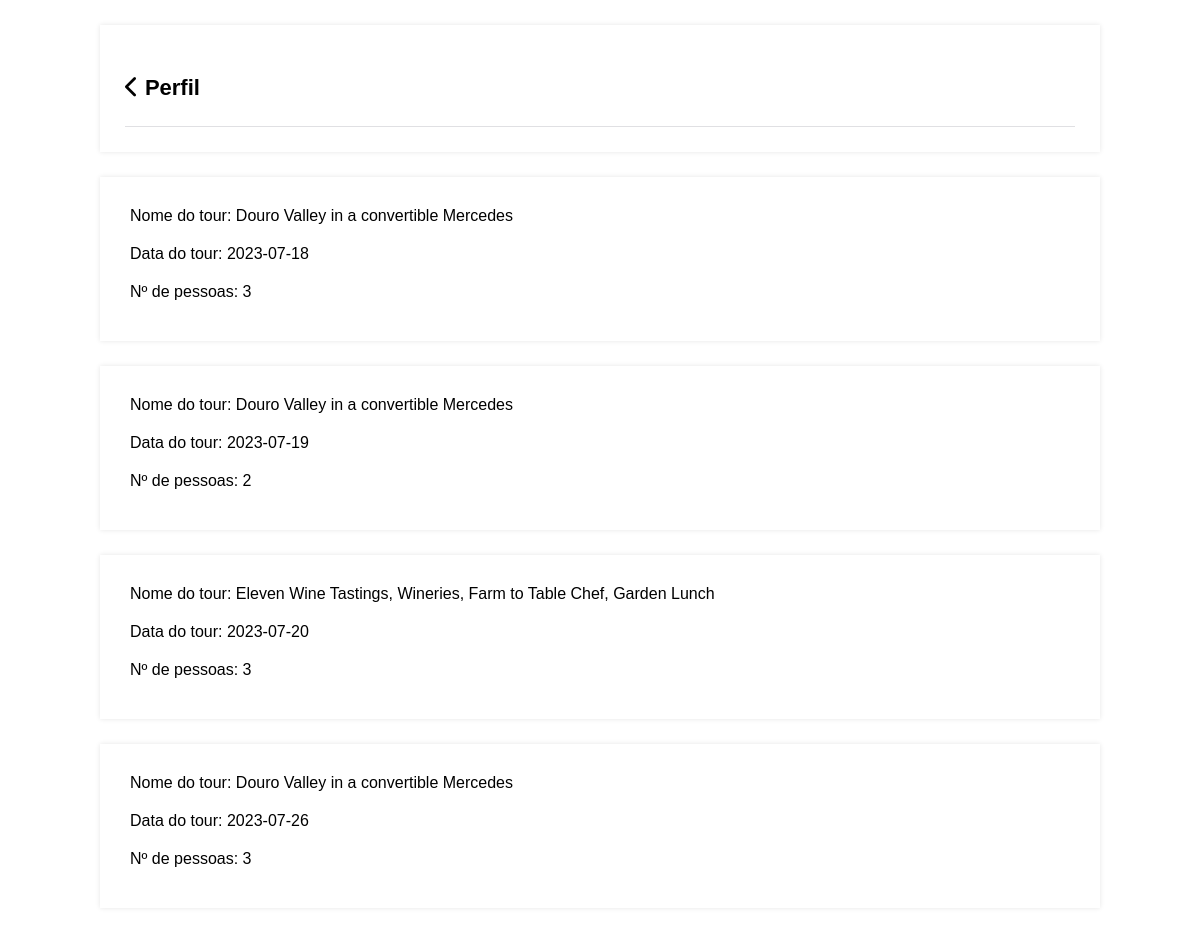
The app's page /client/account/appointments/index.php (signed in) with its own data.
### tables this page shows
CREATE TABLE IF NOT EXISTS `appointment` (
  `id` int(11) NOT NULL,
  `id_user` int(11) NOT NULL,
  `id_tour` int(11) NOT NULL,
  `start` date NOT NULL COMMENT 'Dia da marcação.',
  `book_date` datetime DEFAULT current_timestamp() COMMENT 'Data em q foi feita a marcação',
  `payment_date` datetime DEFAULT current_timestamp() COMMENT 'Data em q foi realizado o pagamento.',
  `cancel_date` datetime DEFAULT NULL COMMENT 'Data em q foi cancelado ( se for )',
  `reason` varchar(255) DEFAULT NULL COMMENT 'Motivo do cancelamento',
  `discount` int(11) DEFAULT NULL,
  `number_people` int(11) DEFAULT NULL,
  PRIMARY KEY (`id_user`,`id_tour`,`start`,`id`),
  KEY `FK_marcacao_tour` (`id_tour`),
  CONSTRAINT `FK_marcacao_tour` FOREIGN KEY (`id_tour`) REFERENCES `tour` (`id`) ON DELETE NO ACTION ON UPDATE NO ACTION,
  CONSTRAINT `FK_marcacao_user` FOREIGN KEY (`id_user`) REFERENCES `user` (`id`) ON DELETE NO ACTION ON UPDATE NO ACTION
);

CREATE TABLE IF NOT EXISTS `tour` (
  `id` int(11) NOT NULL AUTO_INCREMENT,
  `name` varchar(200) DEFAULT NULL,
  `price_unit` int(11) DEFAULT NULL,
  `ending` time DEFAULT NULL,
  `tour_limit` int(11) DEFAULT NULL,
  `description` text DEFAULT NULL,
  `image` varchar(50) DEFAULT NULL,
  PRIMARY KEY (`id`) USING BTREE
);

### client/account/appointments/index.php (the view, shortened to what this page needs)
<?php
require('../../../assets/scripts/db/connect.php');
?>
<!DOCTYPE html>
<html>
<head>
    <link href="./styles.css" rel="stylesheet" type="text/css">
    <link rel="stylesheet" href="https://use.fontawesome.com/releases/v5.7.1/css/all.css">
    <link rel="stylesheet" href="https://stackpath.bootstrapcdn.com/font-awesome/4.7.0/css/font-awesome.min.css">
    <link rel="stylesheet" href="https://cdnjs.cloudflare.com/ajax/libs/font-awesome/6.2.0/css/all.min.css">
</head>
<body class="profile">
    <div class="content">
        <div>
            <h2>
                <label for="return">
                    <a href="../index.php"><i class="fas fa-chevron-left"></i></a>
                </label>
                Perfil
            </h2>
        </div>
            <?php
            $userAppointmentsQuery = "SELECT a.id as id_appointment, t.id as tour_id, t.name as tour_name, a.start, a.number_people FROM appointment a JOIN tour t ON a.id_tour = t.id WHERE a.cancel_date is null and a.id_user = " . $_SESSION['id'] . " AND a.start >= CURDATE() + INTERVAL 1 DAY order by start";
            $userAppointmentsResult = mysqli_query($conn, $userAppointmentsQuery);
            if ($userAppointmentsResult && mysqli_num_rows($userAppointmentsResult) > 0) {
                while ($appointmentRow = mysqli_fetch_assoc($userAppointmentsResult)) {
                echo "<div style='display:flex; justify-content: space-between; align-items: center;'>";
                    echo "<div>";
                    echo "<p>Nome do tour: " . $appointmentRow['tour_name'] . "</h3>";
                    echo "<p>Data do tour: " . $appointmentRow['start'] . "</p>";
                    echo "<p>Nº de pessoas: " . $appointmentRow['number_people'] . "</p>";
                    echo "</div>";
                echo "</div>";
                }
            } else {
                echo "<p>No upcoming appointments found.</p>";
            }
            ?>
</body>
</html>

### resources/css/styles.css (style rules this page uses)
html { scroll-behavior:smooth; }
* { margin: 0; padding: 0; font-family: 'Poppins', sans-serif; }
a { cursor: pointer; }
:root { --dark-background-color: #0f1316; --darkish-background-color: #151a1e; --medium-background-color: #666; --light-background-color: #efefef ; --gradient1: rgba(83, 142, 193, 1); --gradient2: rgba(96, 174, 247, 1); --contrast-color: linear-gradient(121deg, rgba(83, 142, 193, 1) 0%, rgba(96, 174, 247, 1) 100%);; --alt-contrast-color: rgba(83, 142, 193, 1); --alt-contrast-color-hover: rgba(79, 128, 170, 1); --dark-text-color: var(--dark-background-color); --medium-text-color: var(--medium-background-color); --lighter-text-reverse-color: var(--light-background-color); --light-text-reverse-color: #ddd; --border-color: #777; }

### client/account/styles.css (style rules this page uses)
.content { width: 1000px; margin: 0 auto; }
.content h2 { margin: 0; padding: 25px 0; font-size: 22px; border-bottom: 1px solid #e0e0e3; color: var(--contrast-color); }
.content a { text-decoration: none; color: var(--contrast-color); }
.content > p, .content > div { box-shadow: 0 0 5px 0 rgba(0, 0, 0, 0.1); margin: 25px 0; padding: 25px; background-color: #fff; }
.content > div p { padding: 5px; margin: 0 0 10px 0; }

### records on screen
appointment: id_tour.name "Douro Valley in a convertible Mercedes", start "2023-07-18", number_people "3"
appointment: id_tour.name "Douro Valley in a convertible Mercedes", start "2023-07-19", number_people "2"
appointment: id_tour.name "Eleven Wine Tastings, Wineries, Farm to Table Chef, Garden Lunch", start "2023-07-20", number_people "3"
appointment: id_tour.name "Douro Valley in a convertible Mercedes", start "2023-07-26", number_people "3"
